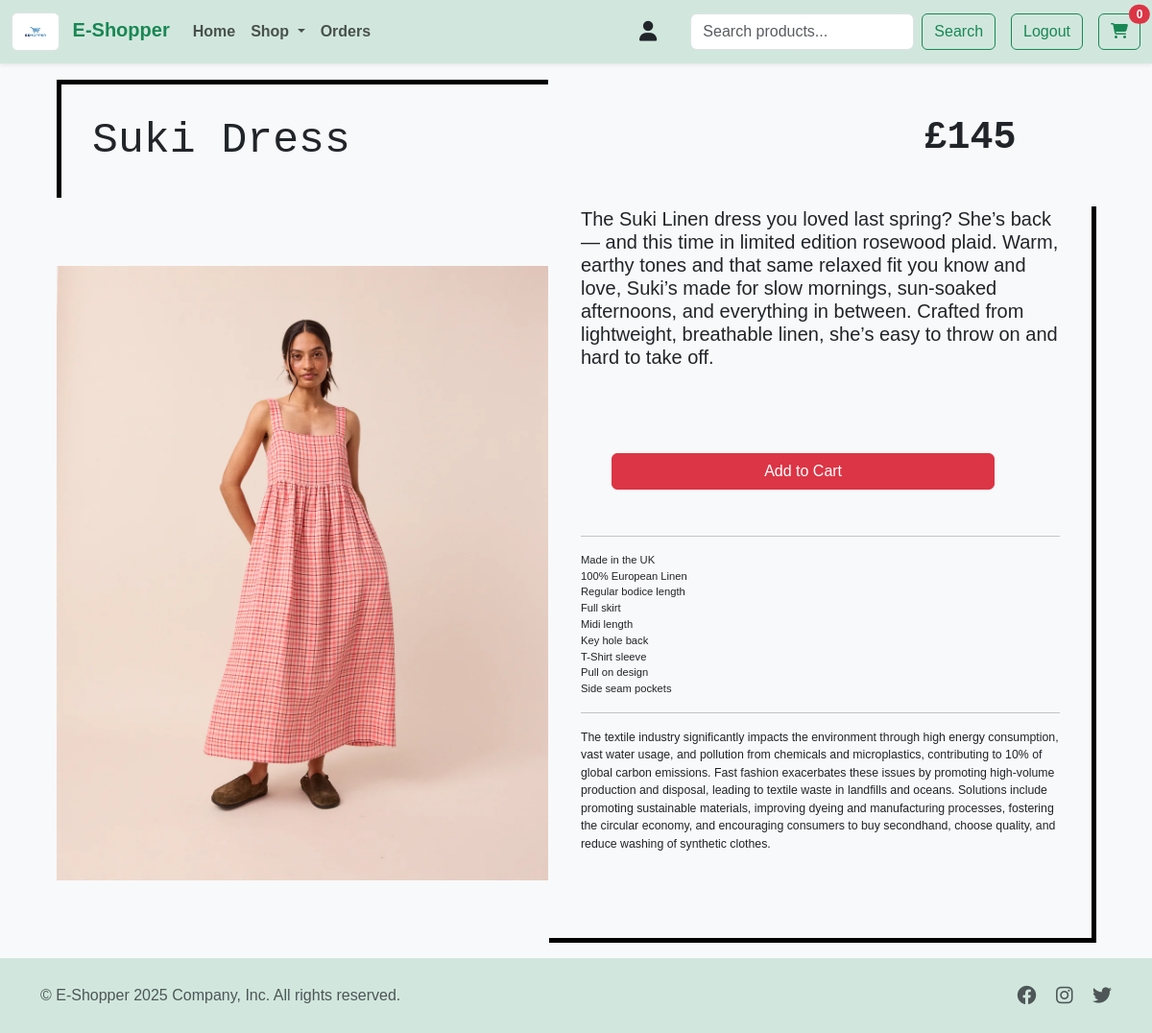
The page /product/7 on the database its author committed.
### store/models.py (models this page shows, shortened)
class Product(models.Model):
    title = models.CharField(max_length=60)
    material = models.CharField(max_length=60)
    description = models.CharField(max_length=1000, default='', blank=True, null=True)
    price = models.IntegerField(default=0)
    amount_sold = models.IntegerField(default=0)
    category = models.ForeignKey(Category, on_delete=models.CASCADE, default=1)
    image = models.ImageField(upload_to='store\static')

### store/views.py (the view)
# urls.py: path('product/<int:product_id>', views.product, name='product'),
def product(request, product_id):
    cart = request.session.get('Cart', {})
    cust = request.session.get('Customer', {})
    try:
        product_obj = Product.objects.get(id=product_id)
        full_path = str(product_obj.image)
        index = full_path.rfind('/')
        img = full_path[index+1:]
        context = {
            'product': product_obj,
            'Image': img,
            'Cart': cart,
            'Customer': cust
        }
        return render(request, 'product.html', context)
    except Product.DoesNotExist:
        return redirect('home')

### store/templates/product.html (shortened to what this page needs)
{% extends "master.html" %}
{% block content %}
{% load static %}
{% block extra_css %}
<link rel="stylesheet" href="{% static 'product.css' %}">
{% endblock extra_css %}
<div class="container">
    <table id="showcase-table">
        <tbody>
            <tr>
                <th>
                    <h1 class="product-title">
                        {{ product.title }}
                    </h1>
                </th>
                <th>
                    <h1 class="price">£{{ product.price }}</h1>
                </th>
            </tr>
            <tr>
                <td>
                    <img id="showcase-img" src="{% static Image %}" alt="">
                </td>
                <td id="deco-box">
                    <div class="product-descriptBox">
                        <br>
                        <h5>
                            {{ product.description }}
                        </h5>
                        <br>
                        <br>
                        <a href="{% url 'add_to_cart' product.title product.id product.price Image 'cart' %}"
                            class="btn btn-danger btn-addToCart">Add to Cart</a>
                        <br>
                        <hr>
                        <p id="product-details">
                            Made in the UK <br>
                            100% European Linen <br>
                            Regular bodice length <br>
                            Full skirt <br>
                            Midi length <br>
                            Key hole back <br>
                            T-Shirt sleeve <br>
                            Pull on design <br>
                            Side seam pockets
                        </p>
                        <hr>
                        <p id="environment-statement">
                            The textile industry significantly impacts the environment through high energy
                            consumption, vast water usage, and pollution from chemicals and microplastics,
                            contributing to 10% of global carbon emissions. Fast fashion exacerbates these
                            issues by
                            promoting high-volume production and disposal, leading to textile waste in landfills
                            and
                            oceans. Solutions include promoting sustainable materials, improving dyeing and
                            manufacturing processes, fostering the circular economy, and encouraging consumers
                            to
                            buy secondhand, choose quality, and reduce washing of synthetic clothes.
                        </p>
                    </div>
                </td>
            </tr>
            <tr>
                <td>
                </td>
            </tr>
        </tbody>
    </table>
</div>
{% endblock %}

### store/static/product.css (style rules this page uses)
body { background: #ffffff; min-height: 100vh; font-family: Tahoma, sans-serif; }
#showcase-table { margin: 1rem; }
#showcase-img { width: auto; height: 40rem; }
.product-descriptBox { position: relative; top: -3.5rem; margin: 2rem; }
.product-title { border-left: 5px solid black; border-top: 5px solid black; padding: 2rem; font-size: 2.8rem; font-family: 'Courier New', monospace; }
.price { position: relative; right: 5rem; float: right; font-weight: 900; font-family: 'Courier New', monospace; }
#product-details { font-size: 0.7rem; }
#environment-statement { font-size: 0.77rem; }
.btn-addToCart { margin: 2rem; color: white; width: 80%; }
#deco-box { border-bottom: 5px solid black; border-right: 5px solid black; }

### rows shown on the page
Product: title "Suki Dress", price "145", description "The Suki Linen dress you loved last spring? She’s back — and this time in limited edition rosewood plaid. Warm, earthy tones and that same relaxed fit you know and love, Suki’s made for slow mornings, sun-soaked afternoons, and everything in between. Crafted from lightweight, breathable linen, she’s easy to throw on and hard to take off."
